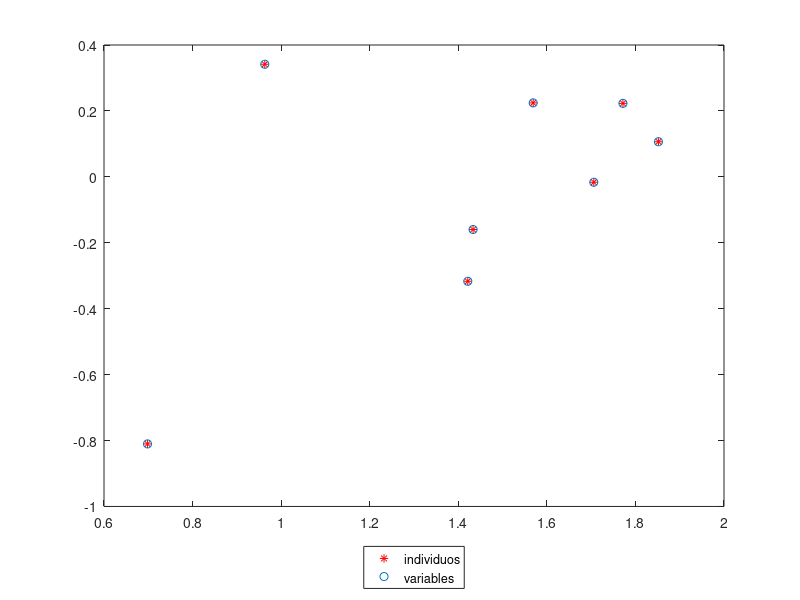

The MATLAB script that drew this image:
% X=[1 2
%3 1
%2 3];
X=[    1.0000    0.1727    0.4486    0.4262    0.6912    0.4807    0.6273    0.4166
    0.1727    1.0000    0.2817    0.3044    0.2203    0.1610    0.1823    0.1080
    0.4486    0.2817    1.0000    0.4209    0.5283    0.5390    0.4852    0.3060
    0.4262    0.3044    0.4209    1.0000    0.5421    0.6308    0.4125    0.2261
    0.6912    0.2203    0.5283    0.5421    1.0000    0.7598    0.8682    0.2902
    0.4807    0.1610    0.5390    0.6308    0.7598    1.0000    0.7277    0.1914
    0.6273    0.1823    0.4852    0.4125    0.8682    0.7277    1.0000    0.3977
    0.4166    0.1080    0.3060    0.2261    0.2902    0.1914    0.3977    1.0000];


matriz=X'*X;
[vect val] = eigs(matriz);

Coord_ind=X*vect;
D=sqrt(val);
Coord_var=vect*D;
Variabilidad=trace(X'*X);
%Contribuciones del individuo al factor
CIFa=Coord_ind.^2*inv(val);
%Contribuciones de la variable al factor
CVF=Coord_var.^2*inv(val);
%Suma de cuadrados de las coordenadas de individuos
TI=sum(Coord_ind.^2')';
%Suma de cuadrados de las coordenadas de variables
TV=sum(Coord_var.^2')';
%Contribuciones del factor a la variable
CFI=(Coord_ind.^2'*inv(diag(TI)))';
%Contribuciones del factor a la variable
CFV=(Coord_var.^2'*inv(diag(TV)))';
 figure
 plot(Coord_ind(:,1),Coord_ind(:,2),'*r') %coord ind
 hold on
 plot(Coord_var(:,1),Coord_var(:,2),'o')  %coord var
legend('individuos','variables','Location','SouthOutside' )
